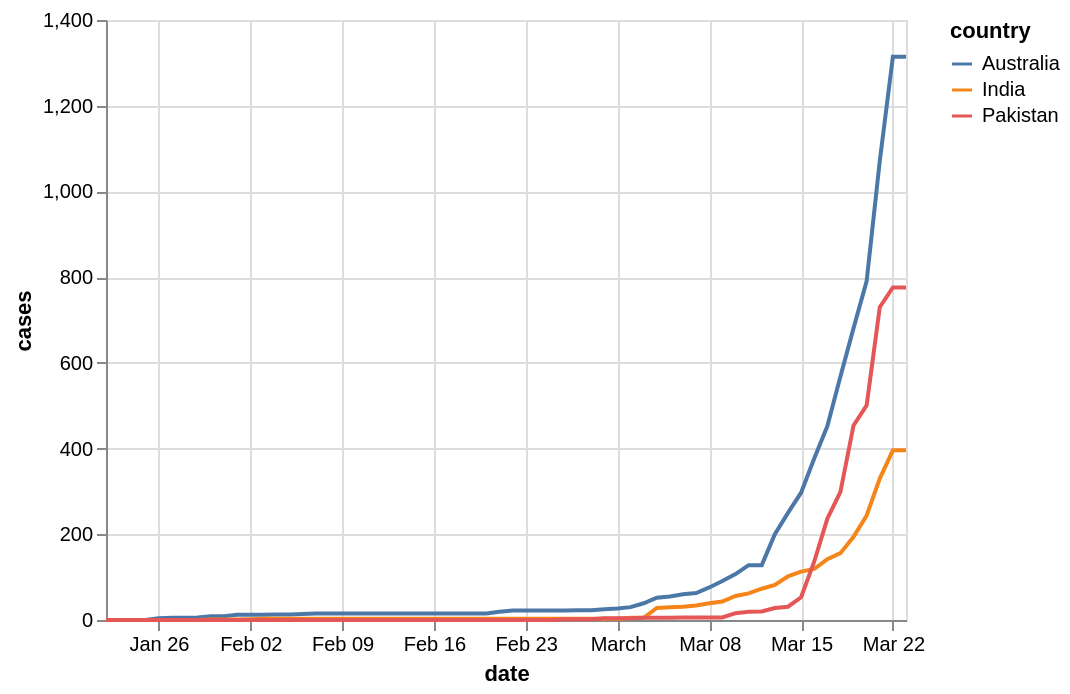

Here is the notebook cell this chart was saved with:
### Code cell
base = alt.Chart(d.query("country in @countries")).properties()

line = base.mark_line().encode(
    x="date",
    y="cases",
    color="country"
)

line

### Figure 1 — Vega-Lite specification as saved in the notebook (floating-point values rounded to 4 significant figures; data arrays with more than 128 entries replaced by an {"elided": "..."} marker saying what was removed)
{"config": {"view": {"continuousWidth": 400, "continuousHeight": 300}}, "data": {"name": "data-67db1cb82ca41b42a9eec0e3ab9d2f44"}, "mark": "line", "encoding": {"color": {"type": "nominal", "field": "country"}, "x": {"type": "temporal", "field": "date"}, "y": {"type": "quantitative", "field": "cases"}}, "$schema": "https://vega.github.io/schema/vega-lite/v4.0.2.json", "datasets": {"data-67db1cb82ca41b42a9eec0e3ab9d2f44": {"elided": "186 records"}}}
